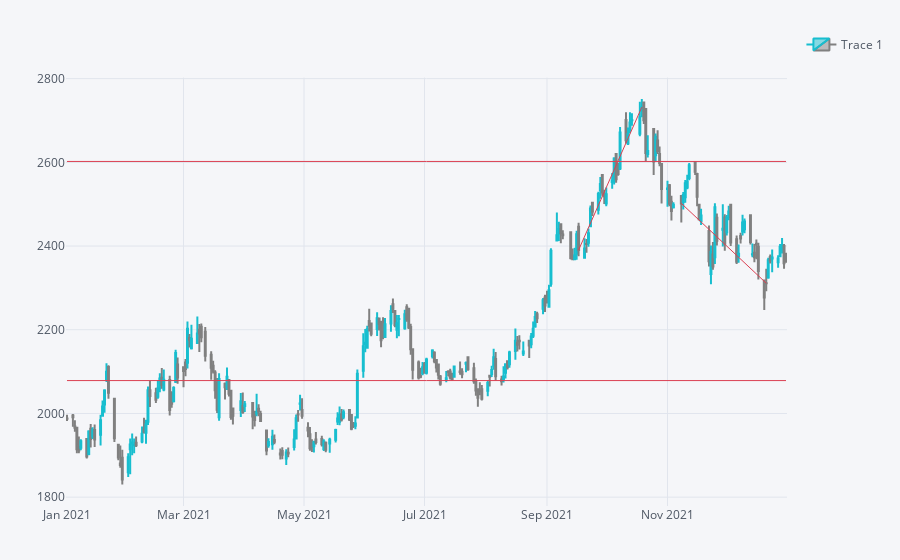

Notebook cell for this chart:
### Code cell
qf.iplot()

### Figure 1 — Plotly figure (JSON) as saved in the notebook; plotly's stock layout.template omitted (floating-point values rounded to 4 significant figures; data arrays with more than 128 entries replaced by an {"elided": "..."} marker saying what was removed)
{"data": [{"close": {"elided": "248 float values"}, "decreasing": {"line": {"color": "#808080"}}, "high": {"elided": "248 float values"}, "increasing": {"line": {"color": "#17BECF"}}, "low": {"elided": "248 float values"}, "name": "Trace 1", "open": {"elided": "248 float values"}, "showlegend": true, "type": "candlestick", "x": {"elided": "248 str values"}, "yaxis": "y2"}], "layout": {"legend": {"bgcolor": "#F5F6F9", "font": {"color": "#4D5663"}}, "margin": {"b": 30, "l": 30, "r": 30, "t": 30}, "paper_bgcolor": "#F5F6F9", "plot_bgcolor": "#F5F6F9", "shapes": [{"line": {"color": "#db4052", "dash": "solid", "width": 1}, "type": "line", "x0": "2021-11-08", "x1": "2021-12-21", "xref": "x", "y0": 2502.0, "y1": 2311.0, "yref": "y2"}, {"line": {"color": "#db4052", "dash": "solid", "width": 1}, "type": "line", "x0": "2021-09-17", "x1": "2021-10-19", "xref": "x", "y0": 2391.0, "y1": 2732.0, "yref": "y2"}, {"line": {"color": "#db4052", "dash": "solid", "width": 1}, "type": "line", "x0": "2021-01-01", "x1": "2021-12-31", "xref": "x", "y0": 2078.0, "y1": 2078.0, "yref": "y2"}, {"line": {"color": "#db4052", "dash": "solid", "width": 1}, "type": "line", "x0": "2021-01-01", "x1": "2021-12-31", "xref": "x", "y0": 2602.0, "y1": 2602.0, "yref": "y2"}], "showlegend": true, "title": {"font": {"color": "#4D5663"}}, "xaxis": {"anchor": "y2", "gridcolor": "#E1E5ED", "rangeselector": {"bgcolor": "rgba(150, 200, 250, 1)", "buttons": [{"count": 1, "label": "1m", "step": "month", "stepmode": "backward"}, {"count": 1, "label": "1y", "step": "year", "stepmode": "backward"}], "font": {"size": 13}, "visible": false, "x": 0, "y": 0.9}, "rangeslider": {"visible": false}, "showgrid": true, "tickfont": {"color": "#4D5663"}, "title": {"font": {"color": "#4D5663"}, "text": ""}, "zerolinecolor": "#E1E5ED"}, "yaxis": {"gridcolor": "#E1E5ED", "showgrid": true, "showticklabels": false, "tickfont": {"color": "#4D5663"}, "title": {"font": {"color": "#4D5663"}, "text": ""}, "zerolinecolor": "#E1E5ED"}, "yaxis2": {"domain": [0.0, 0.9], "gridcolor": "#E1E5ED", "showgrid": true, "tickfont": {"color": "#4D5663"}, "title": {"font": {"color": "#4D5663"}, "text": ""}, "zerolinecolor": "#E1E5ED"}}}
